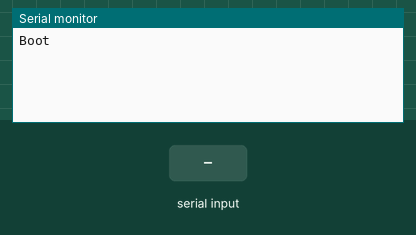
The sketch below on a simulated ESP32. Shown: the last lines printed to the serial monitor. The test bench sets the inputs (shaded band).

Above: at 1.2 s.
1.3 s: "1" received over the second serial link
At 1.9 s:
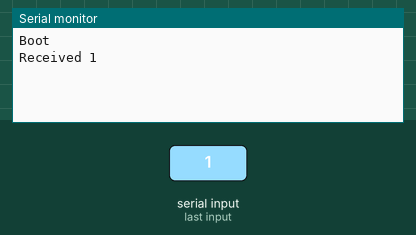
2.8 s: "0" received over the second serial link
At 4.0 s:
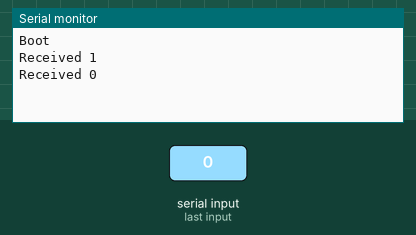
4.3 s: "2" received over the second serial link
At 5.4 s:
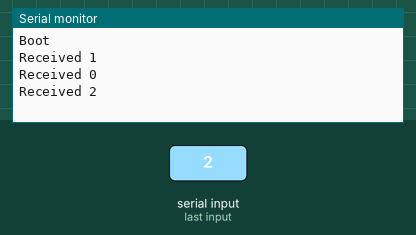

Measured:
- after the input at 1.3 s, the serial monitor: prints a new line at once (image 1)
- after the input at 2.8 s, the serial monitor: prints a new line at once (image 2)
- after the input at 4.3 s, the serial monitor: prints a new line at once (image 3)

The sketch:

my_example.ino
```cpp
/*
Nucleo の 右下 0 と 1 のピンをショート
送受信のテスト
"a" を送り "a" を受けて表示
*/

HardwareSerial Serial1(0, 1); // RX=D0=PC5 TX=D1=PC4

void setup() {
  Serial.begin(9600);
  while(!Serial) {}

  Serial1.begin(9600);
  while(!Serial1) {}

  Serial.println("Boot");

  Serial1.write("a");

}

void loop() {

  if (Serial1.available()>0) {
    Serial.print("Received ");
    char c=Serial1.read();
    Serial.println(String(c));
  }

}
```
